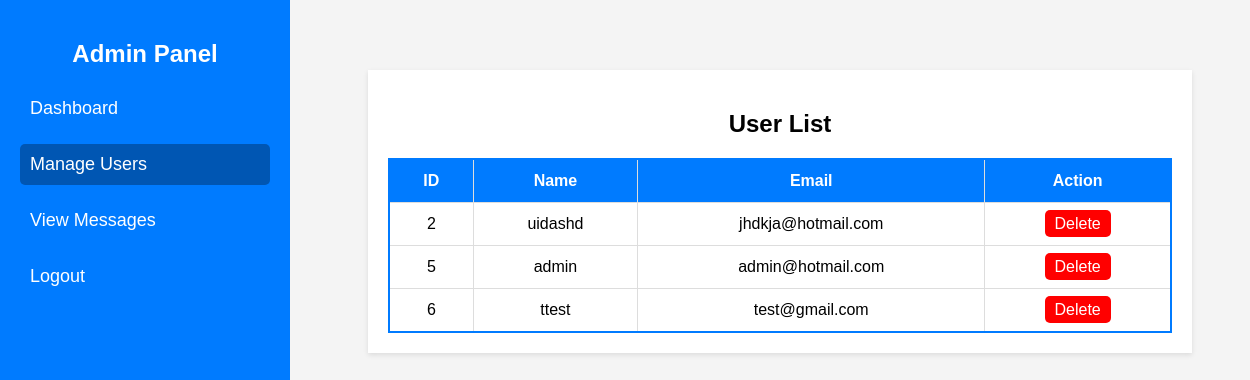
The app's page /admin/view-users.php (signed in), older data.
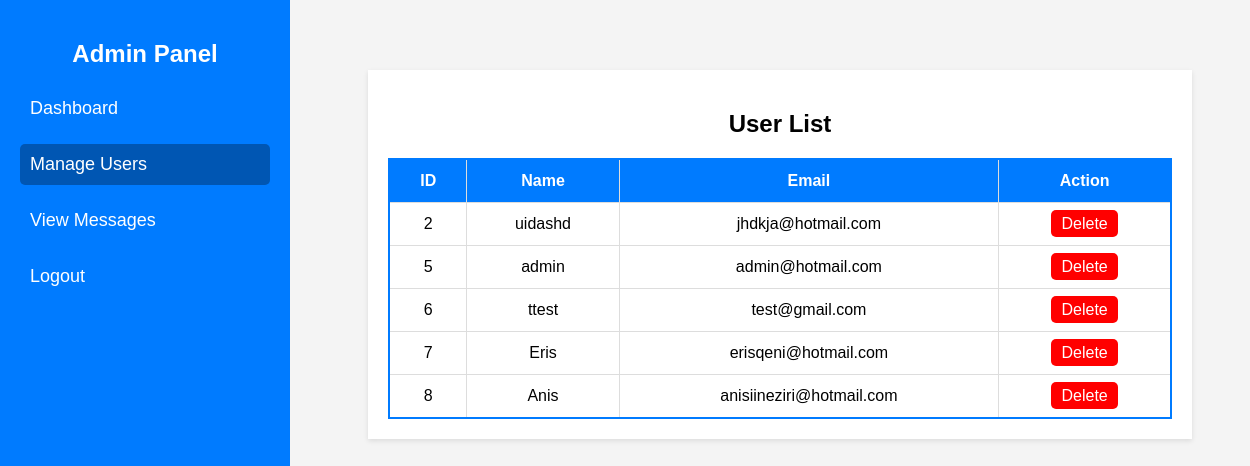
The same page, newer data.
### tables this page shows
CREATE TABLE `users` (
  `id` int(11) NOT NULL,
  `name` varchar(255) NOT NULL,
  `email` varchar(255) NOT NULL,
  `password` varchar(255) NOT NULL,
  `role` enum('admin','user') NOT NULL DEFAULT 'user'
);

### admin/view-users.php (the view, shortened to what this page needs)
<?php
include('authentication.php');
$query = "SELECT * FROM users";
$result = mysqli_query($con, $query);
?>
<!DOCTYPE html>
<html lang="en">
<head>
    <link rel="stylesheet" href="css/admin_style.css">
</head>
<body>
    <div class="sidebar">
        <h2>Admin Panel</h2>
        <ul>
            <li><a href="index.php">Dashboard</a></li>
            <li><a href="view-users.php" class="active">Manage Users</a></li>
            <li><a href="view-messages.php">View Messages</a></li>
            <li><a href="logout.php">Logout</a></li>
        </ul>
    </div>
    <div class="main-content">
        <div class="admin-container">
            <h2>User List</h2>
            <table>
                <thead>
                    <tr>
                        <th>ID</th>
                        <th>Name</th>
                        <th>Email</th>
                        <th>Action</th>
                    </tr>
                </thead>
                <tbody>
                    <?php while ($row = mysqli_fetch_assoc($result)) { ?>
                        <tr>
                            <td><?php echo $row['id']; ?></td>
                            <td><?php echo $row['name']; ?></td>
                            <td><?php echo $row['email']; ?></td>
                            <td><a href="delete_user.php?id=<?php echo $row['id']; ?>" class="delete-btn" onclick="return confirm('Are you sure you want to delete this message?');">Delete</a></td>
                        </tr>
                    <?php } ?>
                </tbody>
            </table>
        </div>
    </div>
</body>
</html>

Row changes from the older to the newer data that the page shows:
added users: id "7", name "Eris", email "erisqeni@hotmail.com"
added users: id "8", name "Anis", email "anisiineziri@hotmail.com"
